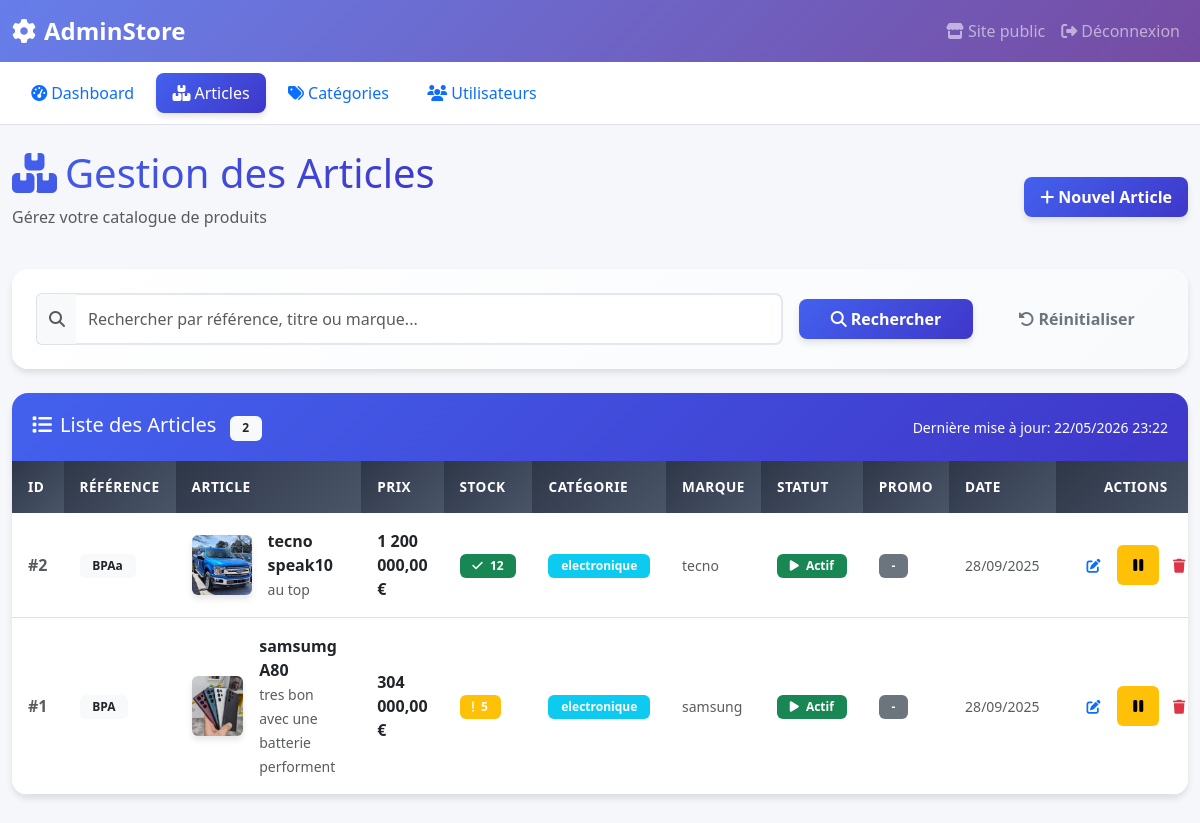
/admin/gestion_articles.php, run on the app's committed database.
### tables this page shows
CREATE TABLE IF NOT EXISTS `article` (
  `id` int NOT NULL AUTO_INCREMENT,
  `reference` varchar(50) NOT NULL,
  `titre` varchar(255) NOT NULL,
  `description` text,
  `prix` decimal(10,2) NOT NULL,
  `quantite_stock` int DEFAULT '0',
  `categorie_id` int DEFAULT NULL,
  `marque` varchar(100) DEFAULT NULL,
  `image_principale` varchar(255) DEFAULT NULL,
  `est_actif` tinyint(1) DEFAULT '1',
  `est_en_promotion` tinyint(1) DEFAULT '0',
  `prix_promotion` decimal(10,2) DEFAULT NULL,
  `date_creation` datetime DEFAULT CURRENT_TIMESTAMP,
  `date_modification` datetime DEFAULT CURRENT_TIMESTAMP ON UPDATE CURRENT_TIMESTAMP,
  PRIMARY KEY (`id`),
  UNIQUE KEY `reference` (`reference`),
  KEY `idx_reference` (`reference`),
  KEY `idx_categorie` (`categorie_id`),
  KEY `idx_prix` (`prix`),
  KEY `idx_actif` (`est_actif`),
  KEY `idx_marque` (`marque`)
);

CREATE TABLE IF NOT EXISTS `categorie_article` (
  `id` int NOT NULL AUTO_INCREMENT,
  `nom` varchar(100) NOT NULL,
  `description` text,
  `parent_id` int DEFAULT NULL,
  `ordre_affichage` int DEFAULT '0',
  `est_actif` tinyint(1) DEFAULT '1',
  PRIMARY KEY (`id`),
  KEY `idx_parent` (`parent_id`)
);

### admin/gestion_articles.php (the view, shortened to what the rows shown need)
<?php
require_once '../config/database.php';
$articles = [];
try {
    $recherche = $_GET['recherche'] ?? '';
    $where = '';
    $params = [];
    $stmt = $pdo->prepare("
        SELECT a.*, c.nom as categorie_nom
        FROM article a
        LEFT JOIN categorie_article c ON a.categorie_id = c.id
        $where
        ORDER BY a.date_creation DESC
    ");
    $stmt->execute($params);
    $articles = $stmt->fetchAll(PDO::FETCH_ASSOC);
} catch (PDOException $e) {
    error_log("Erreur récupération articles: " . $e->getMessage());
}
?>
<!DOCTYPE html>
<html lang="fr">
<head>
    <link href="https://cdn.jsdelivr.net/npm/bootstrap@5.3.0/dist/css/bootstrap.min.css" rel="stylesheet">
    <link rel="stylesheet" href="https://cdnjs.cloudflare.com/ajax/libs/font-awesome/6.4.0/css/all.min.css">
</head>
<body>
    <div class="container-fluid py-4">
        <div class="row">
            <div class="col-12">
                <div class="d-flex justify-content-between align-items-center mb-4">
                    <div>
                        <h1 class="text-gradient"><i class="fas fa-boxes me-2"></i>Gestion des Articles</h1>
                    </div>
                </div>
                <div class="card">
                    <div class="card-body p-0">
                        <div class="table-responsive">
                            <table class="table table-hover mb-0">
                                <thead class="table-dark">
                                    <tr>
                                        <th width="80">ID</th>
                                        <th width="120">Référence</th>
                                        <th>Article</th>
                                        <th width="120">Prix</th>
                                        <th width="100">Stock</th>
                                        <th width="120">Catégorie</th>
                                        <th width="120">Marque</th>
                                        <th width="100">Statut</th>
                                        <th width="80">Promo</th>
                                        <th width="100">Date</th>
                                        <th width="150" class="text-center">Actions</th>
                                    </tr>
                                </thead>
                                <tbody>
                                    <?php if (empty($articles)): ?>
                                        <tr>
                                            <td colspan="11" class="empty-state">
                                                <i class="fas fa-inbox"></i>
                                                <h5 class="mt-3">Aucun article trouvé</h5>
                                                <p class="text-muted">
                                                    <?php if ($recherche): ?>
                                                        Aucun résultat pour "<?php echo htmlspecialchars($recherche); ?>"
                                                    <?php else: ?>
                                                        Commencez par ajouter votre premier article
                                                    <?php endif; ?>
                                                </p>
                                                <?php if ($recherche): ?>
                                                    <a href="gestion_articles.php" class="btn btn-primary mt-2">
                                                        <i class="fas fa-list me-1"></i>Voir tous les articles
                                                    </a>
                                                <?php else: ?>
                                                    <button class="btn btn-primary mt-2" data-bs-toggle="modal" data-bs-target="#modalArticle">
                                                        <i class="fas fa-plus me-1"></i>Ajouter un article
                                                    </button>
                                                <?php endif; ?>
                                            </td>
                                        </tr>
                                    <?php else: ?>
                                        <?php foreach ($articles as $article): ?>
                                            <tr>
                                                <td class="fw-bold text-muted">#<?php echo $article['id']; ?></td>
                                                <td>
                                                    <span class="badge bg-light text-dark"><?php echo htmlspecialchars($article['reference']); ?></span>
                                                </td>
                                                <td>
                                                    <div class="d-flex align-items-center">
                                                        <?php if ($article['image_principale']): ?>
                                                            <img src="<?php echo htmlspecialchars($article['image_principale']); ?>"
                                                                 alt="<?php echo htmlspecialchars($article['titre']); ?>"
                                                                 class="rounded me-3">
                                                        <?php else: ?>
                                                            <div class="image-placeholder me-3">
                                                                <i class="fas fa-image"></i>
                                                            </div>
                                                        <?php endif; ?>
                                                        <div>
                                                            <div class="fw-bold text-dark"><?php echo htmlspecialchars($article['titre']); ?></div>
                                                            <small class="text-muted">
                                                                <?php
                                                                $description = htmlspecialchars($article['description']);
                                                                echo strlen($description) > 60 ? substr($description, 0, 60) . '...' : $description;
                                                                ?>
                                                            </small>
                                                        </div>
                                                    </div>
                                                </td>
                                                <td>
                                                    <?php if ($article['est_en_promotion'] && $article['prix_promotion']): ?>
                                                        <span class="price-promo"><?php echo number_format($article['prix_promotion'], 2, ',', ' '); ?> €</span>
                                                        <br>
                                                        <small class="price-original"><?php echo number_format($article['prix'], 2, ',', ' '); ?> €</small>
                                                    <?php else: ?>
                                                        <span class="fw-bold text-dark"><?php echo number_format($article['prix'], 2, ',', ' '); ?> €</span>
                                                    <?php endif; ?>
                                                </td>
                                                <td>
                                                    <span class="badge bg-<?php echo $article['quantite_stock'] > 10 ? 'success' : ($article['quantite_stock'] > 0 ? 'warning' : 'danger'); ?>">
                                                        <i class="fas fa-<?php echo $article['quantite_stock'] > 10 ? 'check' : ($article['quantite_stock'] > 0 ? 'exclamation' : 'times'); ?> me-1"></i>
                                                        <?php echo $article['quantite_stock']; ?>
                                                    </span>
                                                </td>
                                                <td>
                                                    <span class="badge bg-info"><?php echo htmlspecialchars($article['categorie_nom'] ?? 'Non catégorisé'); ?></span>
                                                </td>
                                                <td>
                                                    <small class="text-muted"><?php echo htmlspecialchars($article['marque'] ?? '-'); ?></small>
                                                </td>
                                                <td>
                                                    <span class="badge bg-<?php echo $article['est_actif'] ? 'success' : 'secondary'; ?>">
                                                        <i class="fas fa-<?php echo $article['est_actif'] ? 'play' : 'pause'; ?> me-1"></i>
                                                        <?php echo $article['est_actif'] ? 'Actif' : 'Inactif'; ?>
                                                    </span>
                                                </td>
                                                <td>
                                                    <?php if ($article['est_en_promotion']): ?>
                                                        <span class="badge bg-danger"><i class="fas fa-tag me-1"></i>PROMO</span>
                                                    <?php else: ?>
                                                        <span class="badge bg-secondary">-</span>
                                                    <?php endif; ?>
                                                </td>
                                                <td>
                                                    <small class="text-muted"><?php echo date('d/m/Y', strtotime($article['date_creation'])); ?></small>
                                                </td>
                                                <td class="action-buttons">
                                                    <div class="btn-group btn-group-sm w-100">
                                                        <button class="btn btn-outline-primary"
                                                                onclick="chargerArticle(<?php echo $article['id']; ?>)"
                                                                data-bs-toggle="modal"
                                                                data-bs-target="#modalArticle"
                                                                title="Modifier">
                                                            <i class="fas fa-edit"></i>
                                                        </button>
                                                        <form method="POST" class="d-inline">
                                                            <button type="submit" class="btn btn-<?php echo $article['est_actif'] ? 'warning' : 'success'; ?>"
                                                                    title="<?php echo $article['est_actif'] ? 'Désactiver' : 'Activer'; ?>">
                                                                <i class="fas fa-<?php echo $article['est_actif'] ? 'pause' : 'play'; ?>"></i>
                                                            </button>
                                                        </form>
                                                        <button class="btn btn-outline-danger"
                                                                onclick="confirmerSuppression(<?php echo $article['id']; ?>, '<?php echo htmlspecialchars($article['titre']); ?>')"
                                                                title="Supprimer">
                                                            <i class="fas fa-trash"></i>
                                                        </button>
                                                    </div>
                                                </td>
                                            </tr>
                                        <?php endforeach; ?>
                                    <?php endif; ?>
                                </tbody>
                            </table>
                        </div>
                    </div>
                </div>
            </div>
        </div>
    </div>

### data on the page
article: id "2", reference "BPAa", image_principale (picture), titre "tecno speak10", description "au top", prix "1 200 000,00", quantite_stock "12", categorie.nom "electronique", marque "tecno", est_actif 1 (drawn), date_creation "28/09/2025"
article: id "1", reference "BPA", image_principale (picture), titre "samsumg A80", description "tres bon avec une batterie performent", prix "304 000,00", quantite_stock "5", categorie.nom "electronique", marque "samsung", est_actif 1 (drawn), date_creation "28/09/2025"

### other printed values
count($articles) "2"
